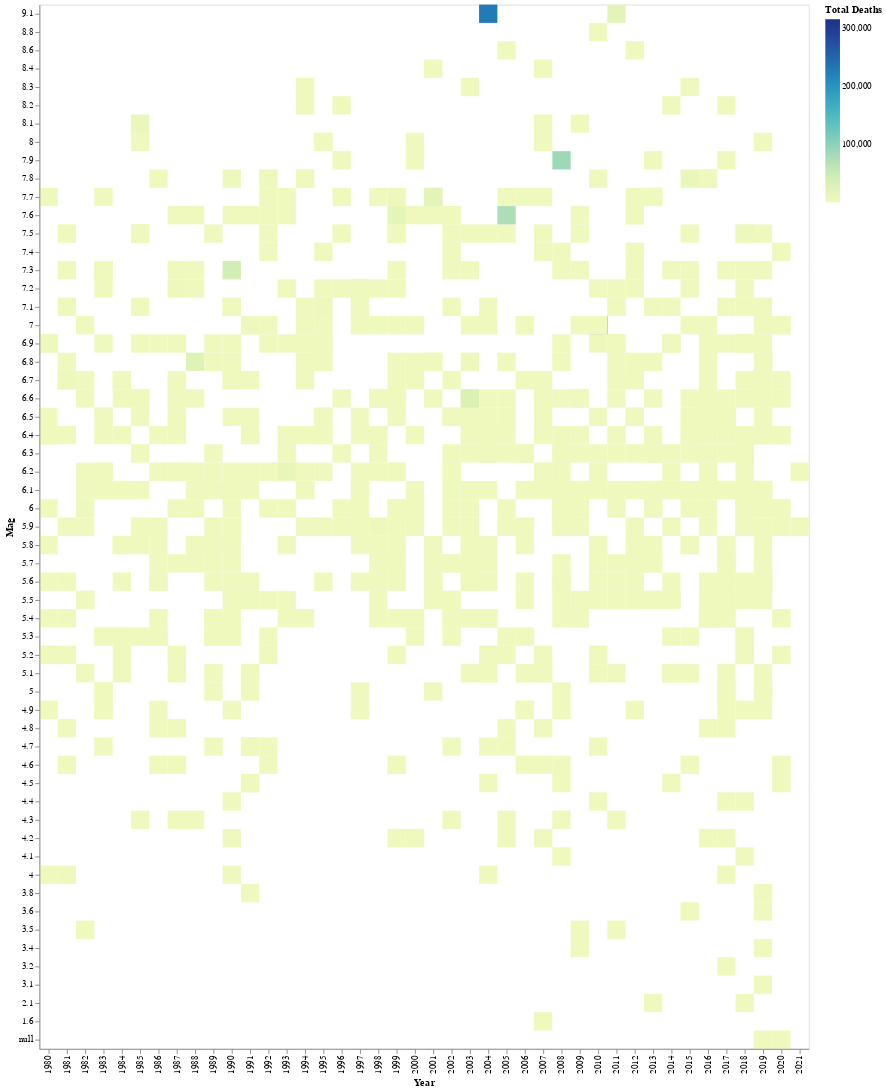

The notebook cell saved with this chart:
### Code cell
# Bin magnitudes? by 0.5 then replace as y-axis
alt.Chart(data_h1).mark_rect().encode(
    x='Year:N',
    y=alt.Y('Mag:N', scale=alt.Scale(reverse=True)),
    color='Total Deaths:Q'
)

### Figure 1 — Vega-Lite specification as saved in the notebook (floating-point values rounded to 4 significant figures; data arrays with more than 128 entries replaced by an {"elided": "..."} marker saying what was removed)
{"config": {"view": {"continuousWidth": 400, "continuousHeight": 300}}, "data": {"name": "data-36dc0dd1a087002434b6f7997f7fe809"}, "mark": "rect", "encoding": {"color": {"type": "quantitative", "field": "Total Deaths"}, "x": {"type": "nominal", "field": "Year"}, "y": {"type": "nominal", "field": "Mag", "scale": {"reverse": true}}}, "$schema": "https://vega.github.io/schema/vega-lite/v4.8.1.json", "datasets": {"data-36dc0dd1a087002434b6f7997f7fe809": {"elided": "814 records"}}}
